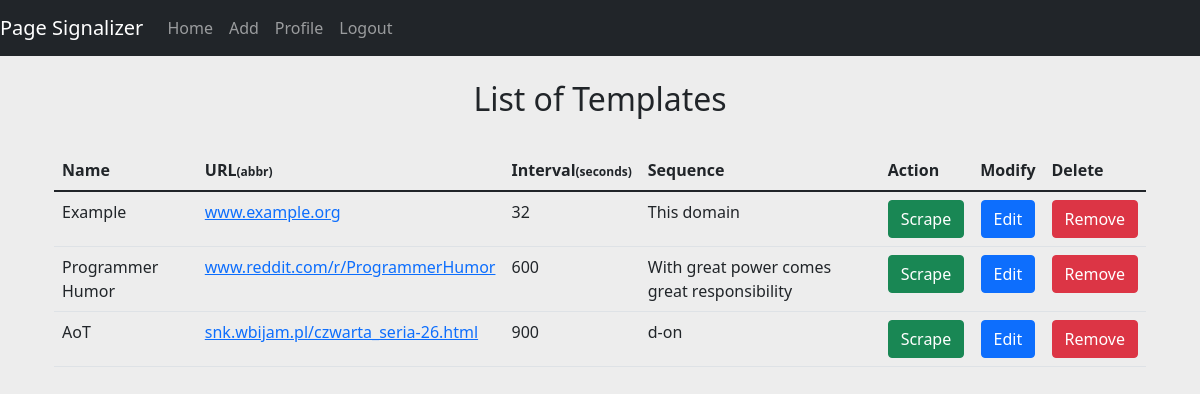
The page / (signed in) on the database as committed earlier.
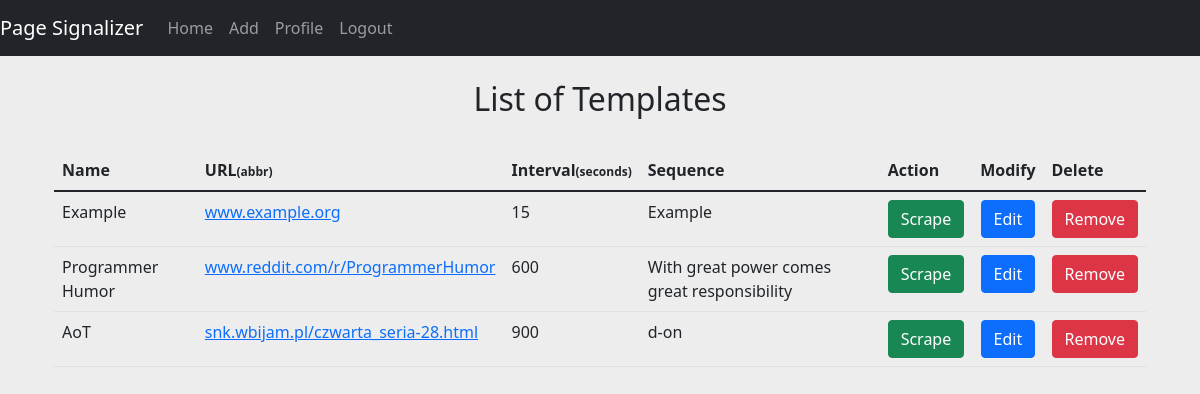
The same page on the database as committed later.
### core/models.py (models this page shows, shortened)
class Connection_Spec(models.Model):
    MODE_CHOICES = (
        ('EXISTS', 'exists'),
        ('NOT_EQUAL', 'not_equal')
    )
    owner = models.ForeignKey(User, on_delete=models.CASCADE, default=1)
    name = models.CharField(max_length=60)
    url = models.CharField(max_length=150)
    seq = models.CharField(max_length=60)
    interval_seconds = models.IntegerField(default=600, validators=[
            MaxValueValidator(100000),
            MinValueValidator(15)
        ])
    title = models.CharField(max_length=100, default="It's already there!")
    msg = models.CharField(max_length=100, default="Element found.")
    eta = models.CharField(max_length=100, default=None, null=True, blank=True)
    rand = models.FloatField(default=0, validators=[
            MaxValueValidator(0.8),
            MinValueValidator(0)
        ])
    mode = models.CharField(max_length=100, choices=MODE_CHOICES, default='EXISTS')
    username = models.CharField(max_length=100, default=None, null=True, blank=True)
    password = models.CharField(max_length=100, default=None, null=True, blank=True)
    max_cycles = models.IntegerField(default=10, validators=[
            MaxValueValidator(300),
            MinValueValidator(1)
        ])
    @property
    def short_url(self):
        return '/'.join(self.url.split('/')[2:5])

### core/views.py (the view)
# urls.py: path('', core_views.home_page, name='home'),
@login_required
def home_page(request):
    templates = Connection_Spec.objects.filter(owner=request.user)
    context = {'templates': templates}
    return render(request, 'core/home.html', context)

### core/templates/core/home.html (shortened to what this page needs)
{% extends "page_signalizer/base.html" %}
{% block body %}
    <h2>List of Templates</h2>
    <br>
    <div class="container">
        <table class="table">
            <thead>
              <tr>
                <th scope="col">Name</th>
                <th scope="col">URL<span class="smf">(abbr)</span></th>
                <th scope="col">Interval<span class="smf">(seconds)</span></th>
                <th scope="col">Sequence</th>
                <th scope="col">Action</th>
                <th scope="col">Modify</th>
                <th scope="col">Delete</th>
              </tr>
            </thead>
            <tbody>
                {% for template in templates %}
                    <tr>
                        <td>{{ template.name }}</td>
                        <td><a href="{{ template.url }}">{{ template.short_url }}</a></td>
                        <td>{{ template.interval_seconds }}</td>
                        <td>{{ template.seq }}</td>
                        <td>
                            <form action="{% url 'core:scrape' template.id %}">
                                <button type="submit" name="take-action" class="btn btn-success">Scrape</button>
                            </form>
                        </td>
                        <td>
                            <form action="{% url 'core:update' template.id %}">
                                <button type="submit" name="take-action" class="btn btn-primary">Edit</button>
                            </form>
                        </td>
                        <td>
                            <form action="{% url 'core:delete' template.id %}">
                                <button type="submit" name="take-action" class="btn btn-danger">Remove</button>
                            </form>
                        </td>
                    </tr>
                {% endfor %}
            </tbody>
          </table>
    </div>
{% endblock %}

Rows that differ between the two databases and show on the page:
changed Connection_Spec "Example": interval_seconds "32" → "15"; seq "This domain" → "Example"
changed Connection_Spec "AoT": short_url "snk.wbijam.pl/czwarta_seria-26.html" → "snk.wbijam.pl/czwarta_seria-28.html"
